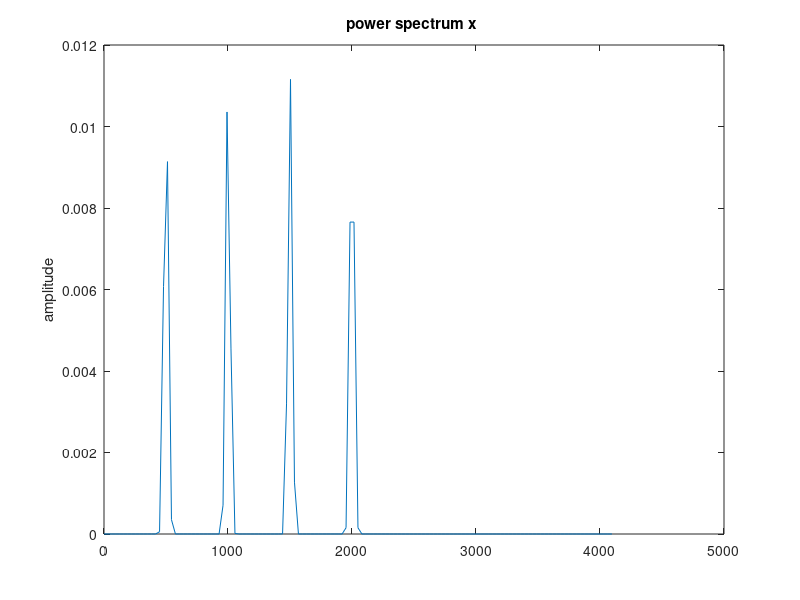

Here is the MATLAB script that generated this plot: (Note: this script raises an error after producing the figure.)
clear all; close all;
Fs=8192;
t=0:1/Fs:1;
s=sin(2*pi*500*t)+sin(2*pi*1000*t)+sin(2*pi*1500*t)+sin(2*pi*2000*t);
figure; pwelch(s,[],[],[],Fs);
%Low Pass Filter Function H with cutting frequency of Fs/8.
H=[ones(1,Fs/8) zeros(1,Fs-Fs/4) ones(1,Fs/8)];
% Frequency Response of inverse Fourier Transformation
% Alternatively, we can use analtyical function Sa(x)
h=ifft(H,'symmetric');
middle=length (h)/2;
h=fftshift(h);
h32=h(middle+1-16:middle+17);
h64=h(middle+1-32:middle+33);
h128=h(middle+1-64:middle+65);
% figure; stem([0:length(h64)-1],h64); grid;
% figure; freqz(h64,1); 
wvtool(h32,h64,h128); 
wh=hamming(length(h128));
wk=kaiser(length(h128),5);
figure; plot(0:128,wk,'r',0:128,wh,'b'); grid;
h_hamming=h128.*wh';
% figure; stem([0:length(h64)-1],h_hamming); grid;
% figure; freqz(h_hamming,1);
h_kaiser=h128.*wk';
wvtool(h128,h_hamming,h_kaiser);
% We filter our signal with each one of the three filters
y_rect=conv(s,h128);
figure; pwelch(y_rect,[],[],[],Fs);
y_hamm=conv(s,h_hamming);
figure; pwelch(y_hamm,[],[],[],Fs);
y_kais=conv(s,h_kaiser);
figure; pwelch(y_kais,[],[],[],Fs);
% Low-Pass Parks-MacClellan
hpm= firpm(64, [0 0.10 0.15 0.5]*2, [1 1 0 0]);
%figure; freqz(hpm,1);
s_pm=conv(s,hpm);
figure; pwelch(s_pm,[],[],[],Fs);